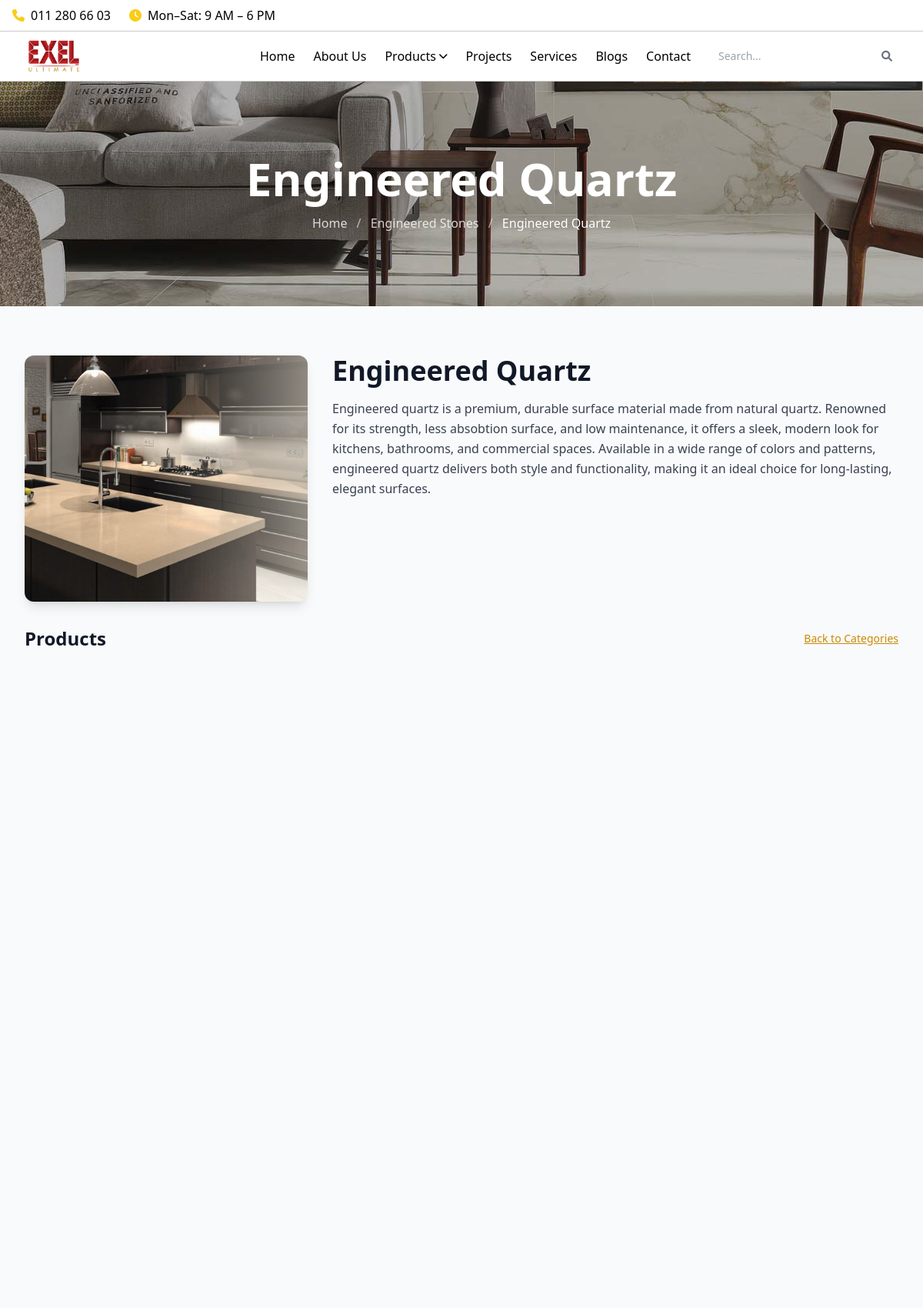
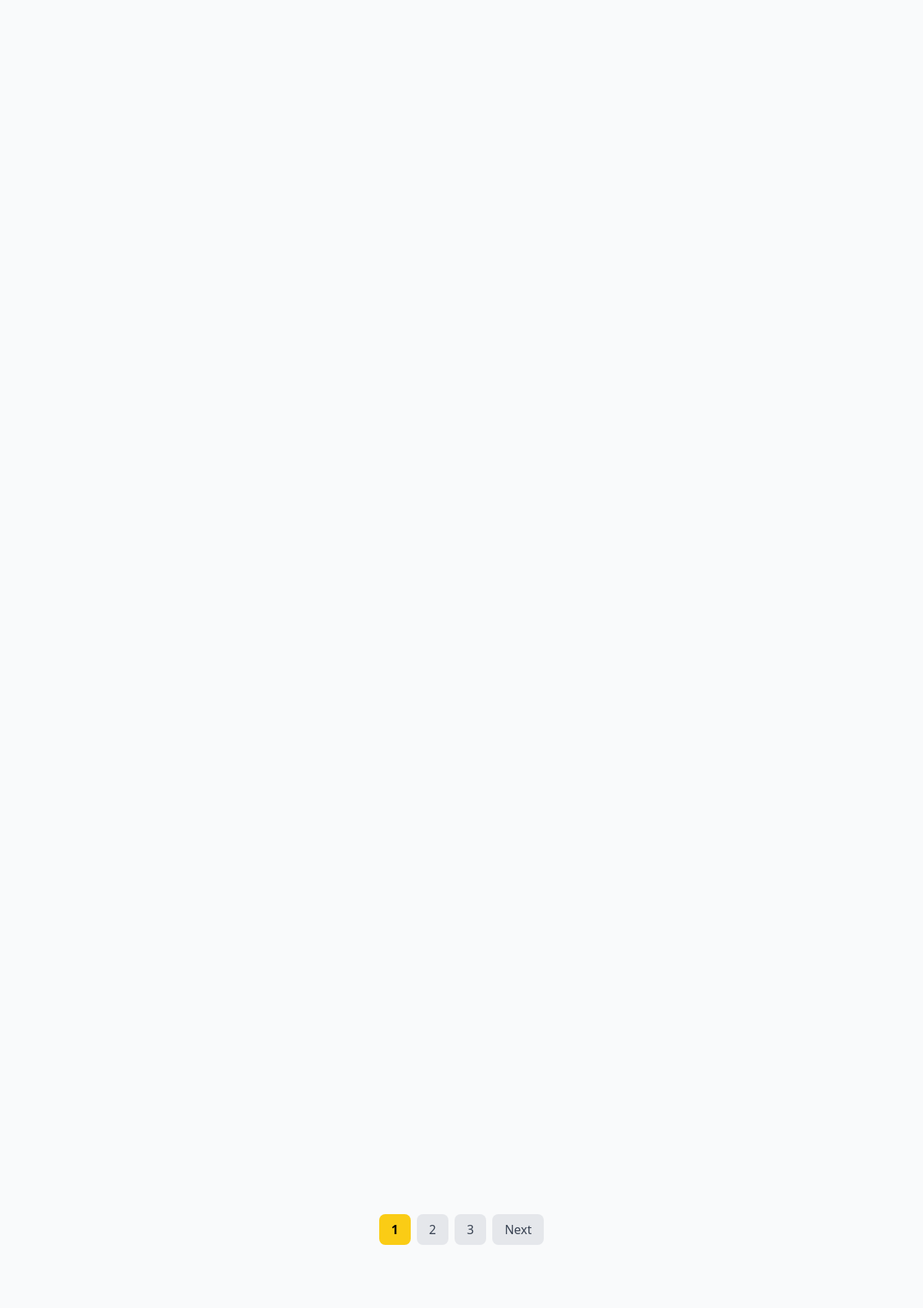
Screenshot of /engineered-stones.php?category=15 (upper part) with the database file from the repository (2 pictures, top to bottom).
### tables this page shows
CREATE TABLE `categories` (
  `id` int(11) NOT NULL,
  `parent_id` int(11) DEFAULT NULL,
  `name` varchar(255) NOT NULL,
  `image` varchar(255) DEFAULT NULL,
  `description` text DEFAULT NULL
);

### engineered-stones.php (the view, shortened to what this page needs)
<?php
if (!isset($conn)) {
    if (class_exists('Database')) {
        $db = new Database();
        $conn = $db->getConnection();
    } elseif (isset($mysqli) && $mysqli instanceof mysqli) {
        $conn = $mysqli;
    } else {
        die('Database connection not found.');
    }
}
$selectedCategory = (int)($_GET['category'] ?? 0);
$applyFilters = isset($_GET['apply_filters']);
$activeFilters = [];
$filteredCategories = [];
if (!$selectedCategory && $applyFilters) {
    foreach ($_GET as $key => $value) {
        if (in_array($key, ['apply_filters'])) continue;
        $activeFilters[$key] = is_array($value) ? array_map('trim', $value) : [trim($value)];
    }
    $filterWhere = '';
    $bindParams = [];
    $bindTypes = '';
    if ($activeFilters) {
        $clauses = [];
        foreach ($activeFilters as $type => $values) {
            $placeholders = array_fill(0, count($values), '?');
            $clauses[] = "EXISTS (
                SELECT 1 FROM category_filters cf
                JOIN filter_options fo ON cf.filter_id = fo.filter_id
                JOIN filters f ON fo.filter_id = f.id
                WHERE cf.category_id = c.id
                  AND f.filter_type = ?
                  AND fo.value IN (" . implode(',', $placeholders) . ")
            )";
            array_unshift($values, $type);
            $bindParams = array_merge($bindParams, $values);
            $bindTypes .= str_repeat('s', count($values));
        }
        $filterWhere = ' AND ' . implode(' AND ', $clauses);
    }
    $sql = "SELECT c.id, c.name, c.image, c.description FROM categories c WHERE c.parent_id = 14 $filterWhere ORDER BY c.name";
    $stmt = $conn->prepare($sql);
    if (!empty($bindParams)) {
        $stmt->bind_param($bindTypes, ...$bindParams);
    }
    $stmt->execute();
    $res = $stmt->get_result();
    while ($row = $res->fetch_assoc()) {
        $filteredCategories[] = $row;
    }
    $stmt->close();
} else {
    $stmt = $conn->prepare("SELECT id, name, image, description FROM categories WHERE parent_id = 14 ORDER BY name");
    $stmt->execute();
    $res = $stmt->get_result();
    while ($row = $res->fetch_assoc()) {
        $filteredCategories[] = $row;
    }
}
$categoryData = null;
$products = [];
$totalPages = 1;
if ($selectedCategory >= 2) {
    $stmt = $conn->prepare('SELECT name, image, description FROM categories WHERE id = ?');
    $stmt->bind_param('i', $selectedCategory);
    $stmt->execute();
    $result = $stmt->get_result();
    $categoryData = $result->fetch_assoc();
    if ($categoryData) {
        $perPage = 16;
        $page = max(1, (int)($_GET['page'] ?? 1));
        $offset = ($page - 1) * $perPage;
        $countSql = "SELECT COUNT(*) FROM products WHERE category_id = ? OR subcategory_id = ?";
        $stmt = $conn->prepare($countSql);
        $stmt->bind_param('ii', $selectedCategory, $selectedCategory);
        $stmt->execute();
        $totalProducts = $stmt->get_result()->fetch_row()[0];
        $totalPages = ceil($totalProducts / $perPage);
        $sql = "SELECT * FROM products WHERE category_id = ? OR subcategory_id = ? ORDER BY created_at DESC LIMIT ? OFFSET ?";
        $stmt = $conn->prepare($sql);
        $stmt->bind_param('iiii', $selectedCategory, $selectedCategory, $perPage, $offset);
        $stmt->execute();
        $products = $stmt->get_result()->fetch_all(MYSQLI_ASSOC);
    }
}
?>
<!DOCTYPE html>
<html lang="en">
<head>
    <link href="https://cdn.jsdelivr.net/npm/tailwindcss@2.2.19/dist/tailwind.min.css" rel="stylesheet">
    <link rel="stylesheet" href="https://cdnjs.cloudflare.com/ajax/libs/font-awesome/6.5.0/css/all.min.css">
    <link rel="stylesheet" href="./assets/css/style.css">
</head>
<body>
<?php require __DIR__ . '/includes/header_all.php'; ?>
<section class="w-full bg-center relative pt-20 pb-20 sm:pt-24 sm:pb-24 px-4 sm:px-6 lg:px-12 2xl:px-16 header-section"
         style="background-image:url('./assets/img/NS-banner.jpg');">
    <div class="absolute inset-0 bg-black/30"></div>
    <div class="relative z-10 text-center text-white max-w-3xl sm:max-w-4xl 2xl:max-w-5xl mx-auto">
        <h1 class="text-2xl sm:text-4xl md:text-5xl lg:text-6xl 2xl:text-7xl font-bold mb-4">
            <?= $selectedCategory ? htmlspecialchars($categoryData['name'] ?? 'Category') : 'Engineered Stones' ?>
        </h1>
        <nav class="text-xs sm:text-sm md:text-base 2xl:text-lg space-x-2">
            <a href="index.php" class="hover:underline text-white/80">Home</a>
            <span class="text-white/60">/</span>
            <a href="natural-stones.php" class="hover:underline text-white/80">Engineered Stones</a>
            <?php if ($selectedCategory): ?>
            <span class="text-white/60">/</span>
            <span class="text-white"><?= htmlspecialchars($categoryData['name'] ?? '') ?></span>
            <?php endif; ?>
        </nav>
    </div>
</section>
<section class="py-10 sm:py-16 2xl:py-20 bg-gray-50">
    <div class="container max-w-7xl 2xl:max-w-[1536px] mx-auto px-4 sm:px-6 lg:px-8 2xl:px-12">
        <div class="flex flex-col lg:flex-row gap-8 2xl:gap-12">
            <div class="flex-1">
                <?php if (!$selectedCategory): ?>
                    <h2 class="text-2xl font-bold text-gray-900 mb-6">
                        <?= $applyFilters ? 'Filtered Categories' : 'All Natural Stone Categories' ?>
                    </h2>
                    <?php if ($filteredCategories): ?>
                    <div class="grid grid-cols-1 sm:grid-cols-2 lg:grid-cols-3 2xl:grid-cols-4 gap-6 2xl:gap-8">
                        <?php foreach ($filteredCategories as $cat):
                            $img = $cat['image'] ? htmlspecialchars($cat['image']) : './assets/img/placeholder.png';
                        ?>
                        <div class="item bg-white rounded-xl overflow-hidden shadow-lg hover:shadow-2xl transition-all duration-500">
                            <div class="relative overflow-hidden group">
                                <img src="<?= $img ?>" alt="<?= htmlspecialchars($cat['name']) ?>" class="w-full h-48 sm:h-56 md:h-64 2xl:h-72 object-cover transition-transform duration-500 group-hover:scale-110">
                                <div class="absolute inset-0 bg-gradient-to-t from-black/50 via-transparent to-transparent opacity-0 group-hover:opacity-100 transition-opacity duration-300"></div>
                            </div>
                            <div class="p-5 2xl:p-6">
                                <h3 class="text-base sm:text-lg 2xl:text-xl font-bold text-gray-800 mb-2"><?= htmlspecialchars($cat['name']) ?></h3>
                                <a href="?category=<?= $cat['id'] ?>" class="block bg-gradient-to-r from-yellow-400 to-yellow-500 text-black font-semibold px-4 py-3 rounded-lg text-sm 2xl:text-base hover:from-yellow-500 hover:to-yellow-600 transition-all duration-300 text-center shadow-md hover:shadow-lg transform hover:scale-105">
                                    <i class="fas fa-eye mr-2"></i> View Products
                                </a>
                            </div>
                        </div>
                        <?php endforeach; ?>
                    </div>
                    <?php else: ?>
                    <div class="text-center py-16">
                        <p class="text-xl text-gray-600">No categories found.</p>
                    </div>
                    <?php endif; ?>
                <?php else: ?>
                    <?php if ($categoryData): ?>
                    <div class="mb-10">
                        <div class="flex flex-col md:flex-row gap-8 mb-8">
                            <div class="md:w-1/3">
                                <img src="<?= htmlspecialchars($categoryData['image'] ?: './assets/img/placeholder.png') ?>" alt="<?= htmlspecialchars($categoryData['name']) ?>" class="w-full h-64 md:h-80 object-cover rounded-xl shadow-lg">
                            </div>
                            <div class="md:w-2/3">
                                <h2 class="text-3xl md:text-4xl font-bold text-gray-900 mb-4"><?= htmlspecialchars($categoryData['name']) ?></h2>
                                <div class="prose prose-lg text-gray-700 leading-relaxed">
                                    <?= nl2br(htmlspecialchars($categoryData['description'] ?: 'No description available.')) ?>
                                </div>
                            </div>
                        </div>
                        <div class="flex justify-between items-center mb-6">
                            <h3 class="text-2xl font-bold text-gray-900">Products</h3>
                            <a href="natural-stones.php" class="text-yellow-600 hover:text-yellow-700 underline text-sm">
                                Back to Categories
                            </a>
                        </div>
                        <?php if ($products): ?>
                        <div class="grid grid-cols-1 sm:grid-cols-2 md:grid-cols-3 xl:grid-cols-4 2xl:grid-cols-5 gap-6 2xl:gap-8">
                        </div>
                        <?php if ($totalPages > 1):
                            $base = http_build_query(array_merge($_GET, ['page'=>null]));
                            $base = preg_replace('/&page=\d+/', '', $base);
                        ?>
                        <div class="mt-8 flex justify-center space-x-2">
                            <?php for($i=1;$i<=$totalPages;$i++): ?>
                                <a href="?<?= $base ?>&page=<?= $i ?>" class="px-4 py-2 rounded-lg <?= ($i==$page)?'bg-yellow-400 text-black font-bold':'bg-gray-200 text-gray-700 hover:bg-gray-300' ?>"><?= $i ?></a>
                            <?php endfor; ?>
                            <?php if ($page<$totalPages): ?><a href="?<?= $base ?>&page=<?= $page+1 ?>" class="px-4 py-2 bg-gray-200 text-gray-700 rounded-lg hover:bg-gray-300">Next</a><?php endif; ?>
                        </div>
                        <?php endif; ?>
                        <?php else: ?>
                        <div class="text-center py-16">
                            <p class="text-xl text-gray-600">No products found in this category.</p>
                        </div>
                        <?php endif; ?>
                    </div>
                    <?php endif; ?>
                <?php endif; ?>
            </div>
        </div>
    </div>
</section>
</body>
</html>

### rows the page displays
categories: name "Engineered Quartz", image (picture), description "Engineered quartz is a premium, durable surface material made from natural quartz. Renowned for its strength, less absobtion surface, and low maintenance, it offers a sleek, modern look for kitchens, bathrooms, and commercial spaces. Available in a wide range of colors and patterns, engineered quartz delivers both style and functionality, making it an ideal choice for long-lasting, elegant surfaces."
